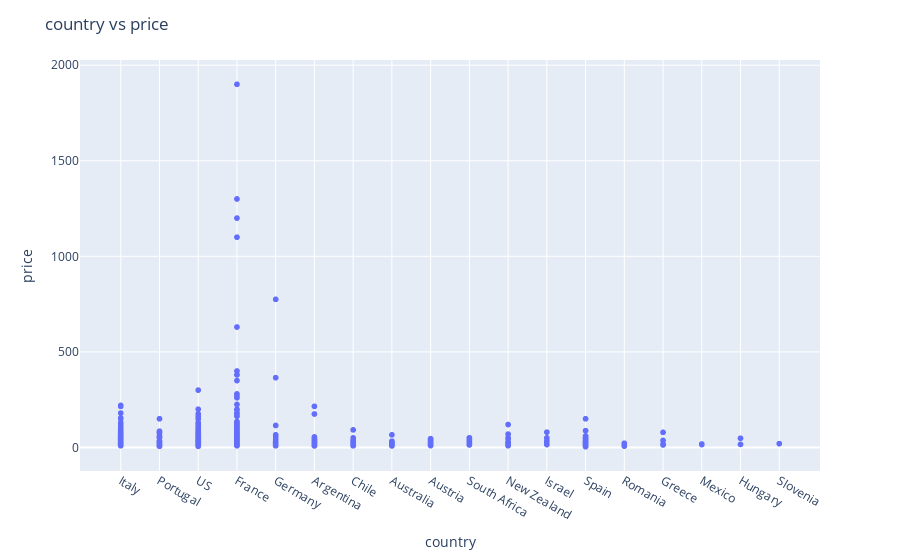

The notebook cell saved with this chart:
### Code cell
fig = px.scatter(df, x='country', y='price')
fig.update_layout(title_text='country vs price',
    xaxis_title_text='country',
    yaxis_title_text='price',
    font=dict(size=12))
fig.show()

### Figure 1 — Plotly figure (JSON) as saved in the notebook; plotly's stock layout.template omitted (floating-point values rounded to 4 significant figures; data arrays with more than 128 entries replaced by an {"elided": "..."} marker saying what was removed)
{"data": [{"hovertemplate": "country=%{x}<br>price=%{y}<extra></extra>", "legendgroup": "", "marker": {"color": "#636efa", "symbol": "circle"}, "mode": "markers", "name": "", "showlegend": false, "type": "scattergl", "x": {"elided": "2000 str values"}, "xaxis": "x", "y": {"elided": "2000 float values"}, "yaxis": "y"}], "layout": {"font": {"size": 12}, "legend": {"tracegroupgap": 0}, "margin": {"t": 60}, "title": {"text": "country vs price"}, "xaxis": {"anchor": "y", "domain": [0, 1], "title": {"text": "country"}}, "yaxis": {"anchor": "x", "domain": [0, 1], "title": {"text": "price"}}}}
